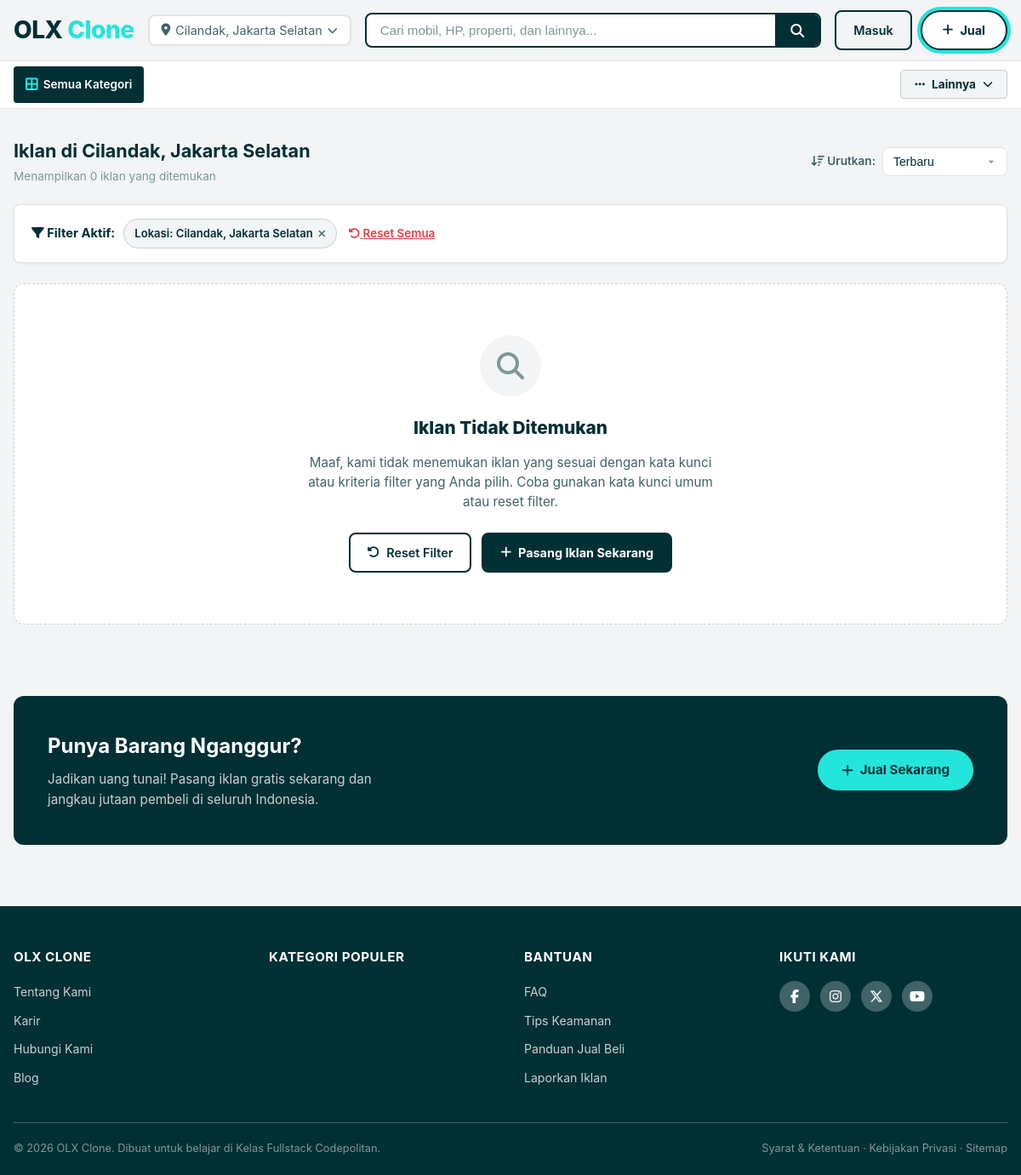
Before: /index.php?c=mobil&loc=Cilandak,+Jakarta+Selatan with the older database file.
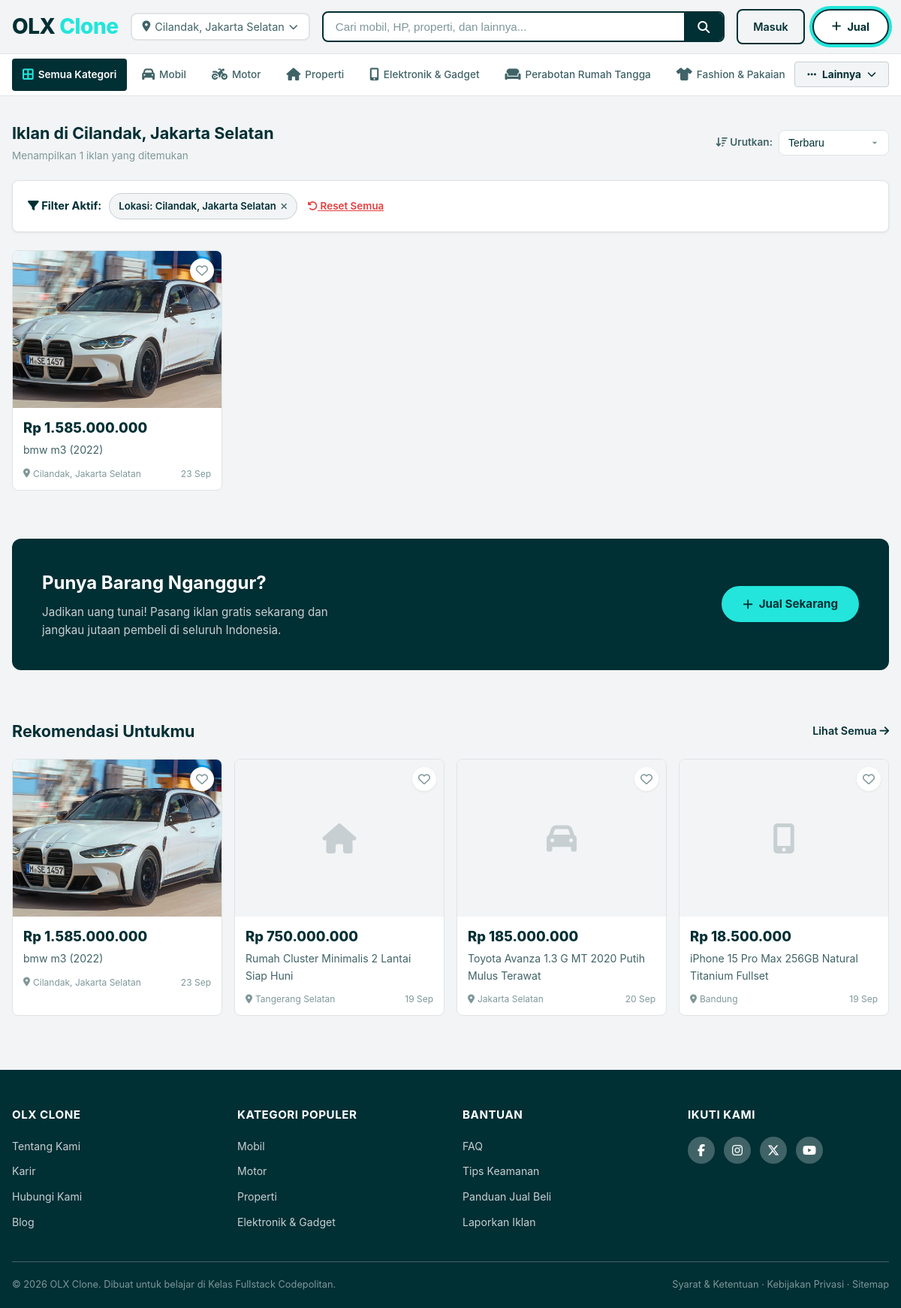
After: the same page with the newer database file.
### tables this page shows
CREATE TABLE `categories` (
    `id` int NOT NULL,
    `name` varchar(50) NOT NULL,
    `icon` varchar(100) DEFAULT NULL
);

CREATE TABLE `ads` (
    `id` int NOT NULL,
    `user_id` int NOT NULL,
    `category_id` int NOT NULL,
    `title` varchar(50) NOT NULL,
    `description` text,
    `price` decimal(15, 2) NOT NULL,
    `location` varchar(100) DEFAULT NULL,
    `created_at` datetime DEFAULT CURRENT_TIMESTAMP
);

### index.php (the view, shortened to what the rows shown need)
<?php
    require_once __DIR__ . '/koneksi.php';
    $search    = trim($_GET['q'] ?? '');
    $catFilter = isset($_GET['c']) && is_numeric($_GET['c']) && (int) $_GET['c'] > 0 ? (int) $_GET['c'] : null;
    $locFilter = trim($_GET['loc'] ?? '');
    $sort      = in_array($_GET['sort'] ?? '', ['terbaru', 'termurah', 'termahal', 'rekomendasi'], true) ? $_GET['sort'] : 'terbaru';
    if (! function_exists('filterUrl')) {
    function filterUrl(array $overrides = []): string
    {
        $params = $_GET;
        foreach ($overrides as $key => $val) {
            if ($val === null || $val === '') {
                unset($params[$key]);
            } else {
                $params[$key] = $val;
            }
        }
        return 'index.php' . (! empty($params) ? '?' . http_build_query($params) : '');
    }
    }
    $stmtCat    = $pdo->query("SELECT id, name, icon FROM categories ORDER BY id ASC");
    $categories = $stmtCat->fetchAll();
    $categoryMap = [];
    foreach ($categories as $c) {
    $categoryMap[(int) $c['id']] = $c;
    }
    $currentCategoryName = ($catFilter && isset($categoryMap[$catFilter])) ? $categoryMap[$catFilter]['name'] : null;
    $where  = [];
    $params = [];
    if ($locFilter !== '') {
    $where[]  = "a.location = ?";
    $params[] = $locFilter;
    }
    $orderBy = match ($sort) {
    'termurah'    => 'ORDER BY a.price ASC',
    'termahal'    => 'ORDER BY a.price DESC',
    'rekomendasi' => 'ORDER BY a.price DESC, a.id DESC',
    default       => 'ORDER BY a.created_at DESC',
    };
    $sqlAds = "
    SELECT a.*, c.name AS category_name, c.icon AS category_icon,
           (SELECT image_path FROM ad_images WHERE ad_id = a.id ORDER BY id ASC LIMIT 1) AS image_path
    FROM ads a
    LEFT JOIN categories c ON a.category_id = c.id
";
    if (! empty($where)) {
    $sqlAds .= " WHERE " . implode(" AND ", $where);
    }
    $sqlAds .= " " . $orderBy . " LIMIT 24";
    $stmtAds = $pdo->prepare($sqlAds);
    $stmtAds->execute($params);
    $ads      = $stmtAds->fetchAll();
    $totalAds = count($ads);
    $stmtRec = $pdo->query("
    SELECT a.*, c.name AS category_name, c.icon AS category_icon,
           (SELECT image_path FROM ad_images WHERE ad_id = a.id ORDER BY id ASC LIMIT 1) AS image_path
    FROM ads a
    LEFT JOIN categories c ON a.category_id = c.id
    ORDER BY a.price DESC, a.id DESC
    LIMIT 4
");
    $recommendations = $stmtRec->fetchAll();
?>
<!DOCTYPE html>
<html lang="id">
<head>
  <link rel="stylesheet" href="https://cdnjs.cloudflare.com/ajax/libs/font-awesome/6.5.1/css/all.min.css">
  <link rel="stylesheet" href="assets/css/style.css">
</head>
<body>
  <nav class="category-nav" aria-label="Navigasi kategori">
    <div class="container">
      <div class="category-nav-wrapper" id="category-nav-wrapper">
        <div class="category-nav-main-row">
          <ul class="category-nav-list">
            <?php foreach (array_slice($categories, 0, 6) as $cat): ?>
              <li>
                <a href="<?php echo htmlspecialchars(filterUrl(['c' => $cat['id']]), ENT_QUOTES, 'UTF-8'); ?>" class="<?php echo ($catFilter === (int)$cat['id']) ? 'active' : ''; ?>">
                  <span class="cat-icon"><i class="<?php echo htmlspecialchars($cat['icon']); ?>"></i></span>
                  <?php echo htmlspecialchars($cat['name'], ENT_QUOTES, 'UTF-8'); ?>
                </a>
              </li>
            <?php endforeach; ?>
          </ul>
        </div>
      </div>
    </div>
  </nav>
  <main id="main-content" role="main">
    <section class="section" aria-labelledby="heading-iklan">
      <div class="container">
        <div class="section-header">
          <div>
            <h2 id="heading-iklan">
              <?php
                  if ($search !== '') {
                      echo 'Hasil Pencarian: "' . htmlspecialchars($search, ENT_QUOTES, 'UTF-8') . '"';
                  } elseif ($currentCategoryName) {
                      echo 'Iklan ' . htmlspecialchars($currentCategoryName, ENT_QUOTES, 'UTF-8');
                  } elseif (! empty($locFilter)) {
                      echo 'Iklan di ' . htmlspecialchars($locFilter, ENT_QUOTES, 'UTF-8');
                  } else {
                      echo 'Iklan Terbaru';
                  }
              ?>
            </h2>
          </div>
        </div>
        <?php if ($totalAds > 0): ?>
          <div class="ad-grid">
            <?php foreach ($ads as $ad): ?>
              <article class="ad-card">
                <a href="detail.php?id=<?php echo (int) $ad['id']; ?>" aria-label="<?php echo htmlspecialchars($ad['title'], ENT_QUOTES, 'UTF-8'); ?> - Rp <?php echo number_format($ad['price'], 0, ',', '.'); ?>">
                  <div class="ad-card-image">
                    <?php if (! empty($ad['image_path']) && file_exists(__DIR__ . '/' . $ad['image_path'])): ?>
                      <img src="<?php echo htmlspecialchars($ad['image_path'], ENT_QUOTES, 'UTF-8'); ?>" alt="<?php echo htmlspecialchars($ad['title'], ENT_QUOTES, 'UTF-8'); ?>" loading="lazy">
                    <?php else: ?>
                      <div class="img-placeholder" aria-hidden="true">
                        <i class="<?php echo ! empty($ad['category_icon']) ? htmlspecialchars($ad['category_icon'], ENT_QUOTES, 'UTF-8') : 'fa-solid fa-box-open'; ?>"></i>
                      </div>
                    <?php endif; ?>
                    <button class="ad-card-wishlist" aria-label="Simpan ke wishlist" type="button">
                      <i class="fa-regular fa-heart"></i>
                    </button>
                  </div>
                  <div class="ad-card-body">
                    <p class="ad-card-price">Rp <?php echo number_format($ad['price'], 0, ',', '.'); ?></p>
                    <h3 class="ad-card-title"><?php echo htmlspecialchars($ad['title'], ENT_QUOTES, 'UTF-8'); ?></h3>
                    <div class="ad-card-meta">
                      <span class="ad-card-location"><i class="fa-solid fa-location-dot"></i> <?php echo htmlspecialchars($ad['location'], ENT_QUOTES, 'UTF-8'); ?></span>
                      <time datetime="<?php echo substr($ad['created_at'], 0, 10); ?>"><?php echo date('d M', strtotime($ad['created_at'])); ?></time>
                    </div>
                  </div>
                </a>
              </article>
            <?php endforeach; ?>
          </div>
        <?php endif; ?>
      </div>
    </section>
    <section class="section" aria-labelledby="heading-promo">
      <div class="container">
        <div class="promo-section">
          <div>
            <h2 id="heading-promo">Punya Barang Nganggur?</h2>
          </div>
        </div>
      </div>
    </section>
    <?php if (! empty($recommendations)): ?>
      <section class="section" aria-labelledby="heading-rekomendasi">
        <div class="container">
          <div class="section-header">
            <h2 id="heading-rekomendasi">Rekomendasi Untukmu</h2>
          </div>
          <div class="ad-grid">
            <?php foreach ($recommendations as $rec): ?>
              <article class="ad-card">
                <a href="detail.php?id=<?php echo (int) $rec['id']; ?>" aria-label="<?php echo htmlspecialchars($rec['title'], ENT_QUOTES, 'UTF-8'); ?> - Rp <?php echo number_format($rec['price'], 0, ',', '.'); ?>">
                  <div class="ad-card-image">
                    <?php if (! empty($rec['image_path']) && file_exists(__DIR__ . '/' . $rec['image_path'])): ?>
                      <img src="<?php echo htmlspecialchars($rec['image_path'], ENT_QUOTES, 'UTF-8'); ?>" alt="<?php echo htmlspecialchars($rec['title'], ENT_QUOTES, 'UTF-8'); ?>" loading="lazy">
                    <?php else: ?>
                      <div class="img-placeholder" aria-hidden="true">
                        <i class="<?php echo ! empty($rec['category_icon']) ? htmlspecialchars($rec['category_icon'], ENT_QUOTES, 'UTF-8') : 'fa-solid fa-box-open'; ?>"></i>
                      </div>
                    <?php endif; ?>
                    <button class="ad-card-wishlist" aria-label="Simpan ke wishlist" type="button">
                      <i class="fa-regular fa-heart"></i>
                    </button>
                  </div>
                  <div class="ad-card-body">
                    <p class="ad-card-price">Rp <?php echo number_format($rec['price'], 0, ',', '.'); ?></p>
                    <h3 class="ad-card-title"><?php echo htmlspecialchars($rec['title'], ENT_QUOTES, 'UTF-8'); ?></h3>
                    <div class="ad-card-meta">
                      <span class="ad-card-location"><i class="fa-solid fa-location-dot"></i> <?php echo htmlspecialchars($rec['location'], ENT_QUOTES, 'UTF-8'); ?></span>
                      <time datetime="<?php echo substr($rec['created_at'], 0, 10); ?>"><?php echo date('d M', strtotime($rec['created_at'])); ?></time>
                    </div>
                  </div>
                </a>
              </article>
            <?php endforeach; ?>
          </div>
        </div>
      </section>
    <?php endif; ?>
  </main>
  <footer class="site-footer" role="contentinfo">
    <div class="container">
      <div class="footer-grid">
        <div class="footer-col">
          <ul>
            <?php foreach (array_slice($categories, 0, 4) as $popularCat): ?>
              <li>
                <a href="<?php echo htmlspecialchars(filterUrl(['c' => $popularCat['id']]), ENT_QUOTES, 'UTF-8'); ?>">
                  <?php echo htmlspecialchars($popularCat['name'], ENT_QUOTES, 'UTF-8'); ?>
                </a>
              </li>
            <?php endforeach; ?>
          </ul>
        </div>
      </div>
    </div>
  </footer>
</body>
</html>

Changed rows visible on the page:
added categories: name "Mobil"
added categories: name "Motor"
added categories: name "Properti"
added categories: name "Elektronik & Gadget"
added categories: name "Perabotan Rumah Tangga"
added categories: name "Fashion & Pakaian"
added ads: price "1.585.000.000", title "bmw m3 (2022)", location "Cilandak, Jakarta Selatan", created_at "23 Sep"
added ads: price "750.000.000", title "Rumah Cluster Minimalis 2 Lantai Siap Huni", location "Tangerang Selatan", created_at "19 Sep", shown under "Rekomendasi Untukmu"
added ads: price "185.000.000", title "Toyota Avanza 1.3 G MT 2020 Putih Mulus Terawat", location "Jakarta Selatan", created_at "20 Sep", shown under "Rekomendasi Untukmu"
added ads: price "18.500.000", title "iPhone 15 Pro Max 256GB Natural Titanium Fullset", location "Bandung", created_at "19 Sep", shown under "Rekomendasi Untukmu"
Other visible differences:
$totalAds: "0" → "1"
text no longer shown: "Iklan Tidak Ditemukan Maaf, kami tidak menemukan iklan yang sesuai dengan kata kunci atau kriteria filter yang Anda pilih. Coba gunakan kata kunci umum atau reset filter. Reset Filter Pasang Iklan Sekarang"
text now shown: "Rekomendasi Untukmu Lihat Semua"
